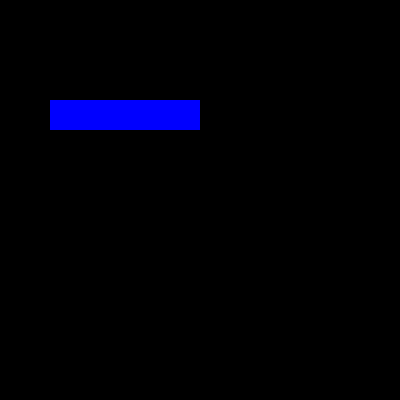
Frame 1 (no input)
Frame 60 (the mouse pressed at the canvas centre just before this capture): identical to frame 1, image omitted
Frame 120 (the mouse held since frame 60 and released just before this capture): identical to frame 1, image omitted

The Processing sketch that drew this single still picture (run headless with seeded random() and noise(); from frame 60 on, the mouse is pressed at the canvas centre):

// Processing sketch: InsideRectangleExample
// ── InsideRectangleExample.pde
/*
 *  Kunstuni TIME team
 *  Cécile - 1.2024
 *
 *  InsideRectangle example
 *
 *  Checks whether the mouse is in a rectangle or not.
 *
 */

float xRect = 50;
float yRect = 100;
float wRect = 150;
float hRect = 30;


void setup() {

  size(400,400);

}

void draw() {
  
  background(0);
  
  // check if the mouse is inside the rectangular
  if(mouseX >= xRect && mouseX <= (xRect + wRect) && mouseY >= yRect && mouseY <= (yRect + hRect)){
    
    fill(0,255,0);  // fill with green
    
    // check if the mouse is pressed
    if(mousePressed){
      stroke(255);  // use a white ouliner
    }else{
      noStroke();   // desactive the white outliner
    }
    
  }else{
    fill(0,0,255);  // fill with blue
    noStroke();     // desactivate any outliner
  }

  rect(xRect,yRect,wRect,hRect);
  
}
